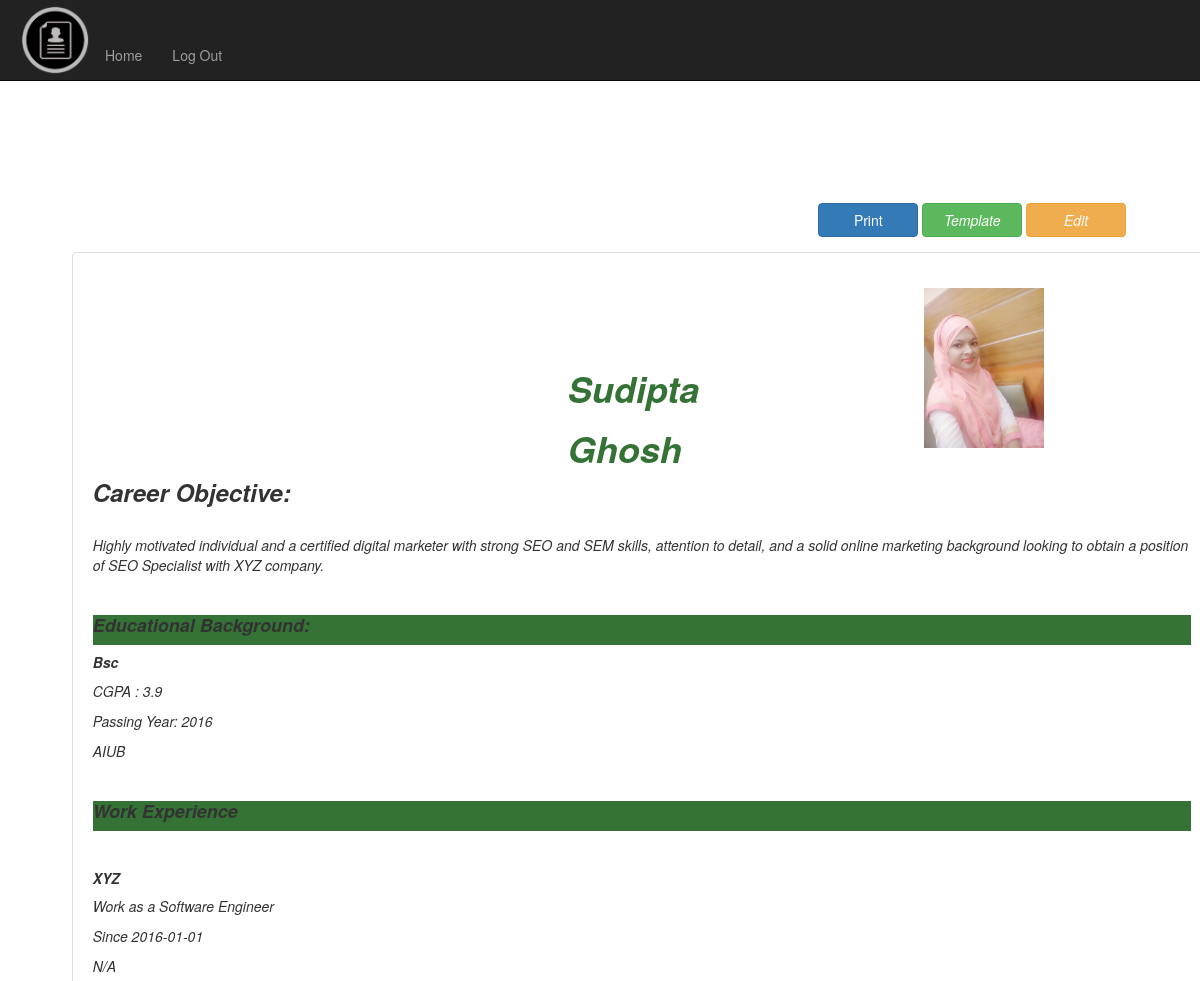
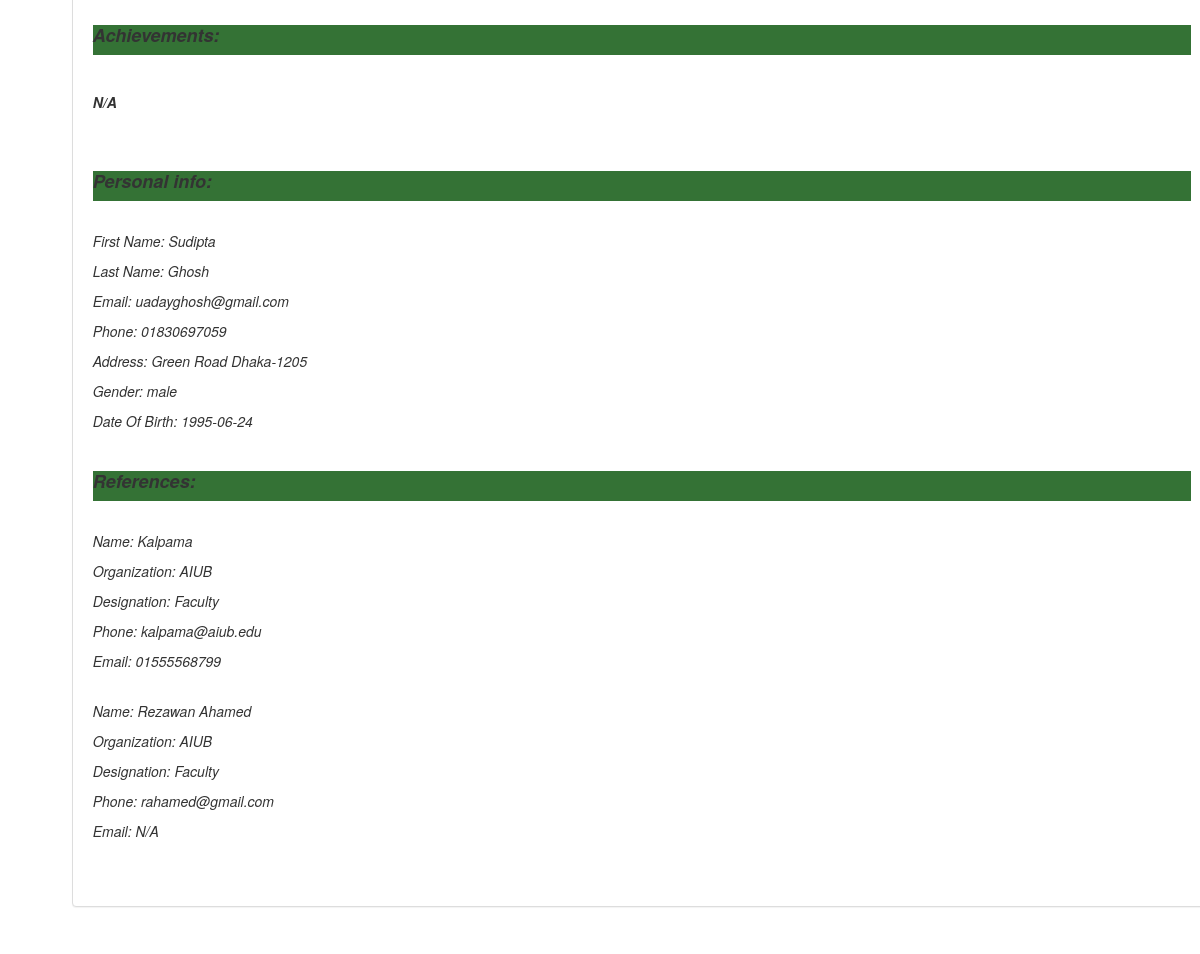
The page /template/t1_content.php (signed in) on the database its author committed (2 pictures, top to bottom).
### tables this page shows
CREATE TABLE `tbl_basic` (
  `user_id` int(4) NOT NULL,
  `login_id` int(4) NOT NULL,
  `career_object` text NOT NULL,
  `first_name` varchar(200) NOT NULL,
  `last_name` varchar(200) NOT NULL,
  `email` varchar(200) NOT NULL,
  `phone` varchar(200) NOT NULL,
  `web` varchar(200) NOT NULL,
  `gender` varchar(200) NOT NULL,
  `dob` date NOT NULL,
  `address` text NOT NULL,
  `photo` varchar(200) NOT NULL
);

CREATE TABLE `tbl_education` (
  `edu_id` int(3) NOT NULL,
  `name_of_degree` varchar(300) NOT NULL,
  `major` varchar(300) NOT NULL,
  `instituation` varchar(300) NOT NULL,
  `passing_year` varchar(300) NOT NULL,
  `cgpa` varchar(300) NOT NULL,
  `achievement` varchar(300) NOT NULL,
  `login_id` int(4) NOT NULL
);

CREATE TABLE `tbl_experience` (
  `exp_id` int(3) NOT NULL,
  `job_title` varchar(300) NOT NULL,
  `desig` varchar(300) NOT NULL,
  `org` varchar(300) NOT NULL,
  `sdate` date NOT NULL,
  `edate` date NOT NULL,
  `job_des` varchar(300) NOT NULL,
  `login_id` int(4) NOT NULL
);

CREATE TABLE `tbl_qualification` (
  `qua_id` int(3) NOT NULL,
  `qualification` varchar(200) NOT NULL,
  `login_id` int(4) NOT NULL
);

CREATE TABLE `tbl_reference` (
  `ref_id` int(3) NOT NULL,
  `namee` varchar(200) NOT NULL,
  `org` varchar(200) NOT NULL,
  `desig` varchar(200) NOT NULL,
  `email` varchar(200) NOT NULL,
  `phone` varchar(200) NOT NULL,
  `login_id` int(4) NOT NULL
);

### classes/db_connect.php (called while the page is built, shortened)
<?php
class Db_connect
{
	public $hostname='localhost';
	public $username='root';
	public $password='';
	public $dbname='cv_maker';
	public function __construct()
    {
        $this->conn=mysqli_connect($this->hostname,$this->username,$this->password,$this->dbname);
    }
}

### classes/application.php (called while the page is built, shortened)
<?php
require 'db_connect.php';
class Application
{
    public function __construct()
    {
        $db_connect=new Db_connect();
        $this->conn=$db_connect->conn;
    }
    public function  select_education($data)
    {
        $sql="SELECT * FROM tbl_education WHERE login_id=$data LIMIT 0,1 ";
        $a1=  mysqli_query($this->conn,$sql);
        return $a1;
    }
    public function  select_expreience($data)
    {
        $sql="SELECT * FROM tbl_experience WHERE login_id=$data LIMIT 0,1 ";
        $a1=  mysqli_query($this->conn,$sql);
        return $a1;
    }
    public function  select_reference($data)
    {
        $sql="SELECT * FROM tbl_reference WHERE login_id=$data   LIMIT 0,1 ";
        $a1=  mysqli_query($this->conn,$sql);
        return $a1;
    }
    public function  select_reference1($data)
    {
        $sql="SELECT * FROM tbl_reference WHERE login_id=$data   LIMIT 1,1 ";
        $a1=  mysqli_query($this->conn,$sql);
        return $a1;
    }
    public function  select_qualification($data)
    {
        $sql="SELECT * FROM tbl_qualification WHERE login_id=$data LIMIT 0,1 ";
        $a1=  mysqli_query($this->conn,$sql);
        return $a1;
    }
    public function  select_basic($data)
    {
        $sql="SELECT * FROM tbl_basic WHERE login_id=$data ";
        $a1=  mysqli_query($this->conn,$sql);
        return $a1;
    }
}

### template/t1_content.php (the view, shortened to what this page needs)
<!DOCTYPE html>
<?php
require '../classes/application.php';
require '../classes/login.php';
$obj_app=new Application();
if(isset($_SESSION['type'])){
    $login_id = $_GET['applicant_id'];
}else{
    $login_id = $_SESSION['login_id'];
}
$result=$obj_app->select_basic($login_id);
$row=  mysqli_fetch_assoc($result);
$resut_education=$obj_app->select_education($login_id);
$row_education=  mysqli_fetch_assoc($resut_education);
$result_exprience=$obj_app->select_expreience($login_id);
$row_exprience=  mysqli_fetch_assoc($result_exprience);
$result_reference=$obj_app->select_reference($login_id);
$row_reference=  mysqli_fetch_assoc($result_reference);
$result_reference1=$obj_app->select_reference1($login_id);
$row_reference1=  mysqli_fetch_assoc($result_reference1);
$result_qualification=$obj_app->select_qualification($login_id);
$row_qualification=  mysqli_fetch_assoc($result_qualification);
?>
<html>
<head>
    <link rel="stylesheet" type="text/css" href="../asset/front_end/contact/css/my_style_extra.css">
    <link rel="stylesheet" type="text/css" href="../asset/front_end/contact/css/bootstrap.min.css">
</head>
<body>
<?if(!isset($_SESSION['type'])){?>
<div class="container-fluid">
    <div class="row">
        <div class="col-md-12 my_menu ">
            <nav class="navbar navbar-inverse navbar-fixed-top">
                <div class="navbar-header">
                    <a href="#" >
                        <img src="../asset/front_end/contact/img/logo/unnamed_converted.png" style="height: 70px; width: 70px; margin-left: 20px; margin-top: 5px" alt="logo">
                    </a>
                </div>
                <div class="collapse navbar-collapse" id="my_menu" style="margin:30px 0px 0px 20px;">
                    <ul class="nav navbar-nav">
                        <li ><a href="../dashboard.php">Home</a></li>
                        <li><a href="?status=logout&logout=true">Log Out</a></li>
                    </ul>
                </div>
            </nav>
        </div>
    </div>
</div>
<?php }?>
<div class="row">
    <div class="col-md-offset-8 col-md-4">
        <div class="panel-body" align="center">
            <button type="submit" name="btn" class="btn btn-outline btn-primary  " style="width: 100px"
                    onclick="printContent('print')"><i class="fa fa-print"></i> Print
            </button>
            <?php if(!isset($_SESSION['type'])){?>
                <a type="button" class="btn btn-outline btn-success " style="width: 100px" href="../preview.php"><i class="fa fa-image"> Template</a>
                <a type="button" class="btn btn-outline btn-warning " style="width: 100px" href="../edit.php"><i class="fa fa-edit"> Edit</a>
            <?php }?>
        </div>
    </div>
</div>
<div class="container" >
    <div >
        <div class="panel panel-default">
            <div class="panel-body">
                <div class="row" id="print">
                    <div style="margin-left: 20px; margin-right: 20px">
                        <div class="col-sm-12">
                            <div class="col-sm-offset-5 col-sm-4">
                                <br>
                                <br>
                                <br>
                                <h1 ><strong><?php echo $row['first_name'];?></strong></h1>
                                <h1 ><strong><?php echo $row['last_name'];?></strong></h1>
                            </div>
                            <div class=" col-sm-3">
                                <img src="../<?php echo $row['photo']?>" height="160px">
                            </div>
                        </div>
                        <div >
                            <h3><strong>Career Objective:</strong></h3><br>
                        </div>
                        <p><?php echo $row['career_object'] ?></p>
                        <div >
                            <br><h4><strong>Educational Background:</strong></h4>
                        </div>
                        <h5><strong><?php echo $row_education['name_of_degree'] ?></strong></h5>
                        <p>CGPA :  <?php echo  $row_education['cgpa']?></p>
                        <p>Passing Year: <?php echo  $row_education['passing_year']?></p>
                        <p><?php echo  $row_education['instituation']?></p><br>
                        <div>
                            <h4><strong>Work Experience</strong></h4><br>
                        </div>
                        <h5><strong><?php echo  $row_exprience['org'] ?></strong></h5>
                        <p>Work as a <?php echo  $row_exprience['desig']?></p>
                        <p>Since <?php echo  $row_exprience['sdate']?></p>
                        <p><?php echo  $row_exprience['job_des']?><br>
                            <br></p>
                        <div >
                            <h4><strong>Achievements:</strong></h4><br>
                        </div>
                        <h5><strong><?php echo  $row_qualification['qualification'] ?></strong></h5>
                        <br><br>
                        <div >
                            <h4><strong>Personal info:</strong></h4><br>
                        </div>
                        <p>First Name: <?php echo $row['first_name'];?></p>
                        <p>Last Name: <?php echo $row['last_name'];?></p>
                        <p>Email: <?php echo $row['email']?></p>
                        <p>Phone: <?php echo $row['phone']?></p>
                        <p>Address: <?php echo $row['address']?></p>
                        <p>Gender: <?php echo $row['gender']?></p>
                        <p>Date Of Birth: <?php echo $row['dob']?></p>
                        <br>
                        <div >
                            <h4><strong>References:</strong></h4><br>
                        </div>
                        <p> Name: <?php echo $row_reference ['namee'];?></p>
                        <p>Organization: <?php echo $row_reference ['org'];?></p>
                        <p>Designation: <?php echo $row_reference['desig']?></p>
                        <p>Phone: <?php echo $row_reference['email']?></p>
                        <p>Email: <?php echo $row_reference['phone']?></p>
                        <br>
                        <?php if($row_reference1['namee']!=NULL)
                        {
                            ?>
                            <p> Name: <?php echo $row_reference1 ['namee'];?></p>
                            <p>Organization: <?php echo $row_reference1 ['org'];?></p>
                            <p>Designation: <?php echo $row_reference1['desig']?></p>
                            <p>Phone: <?php echo $row_reference1['email']?></p>
                            <p>Email: <?php echo $row_reference1['phone']?></p>
                            <?php
                        }  ?>
                        <br>
                        <br>
                    </div>
                </div>
            </div>
        </div>
    </div>
</div>
</body>
</html>

### asset/front_end/contact/css/my_style_extra.css (style rules this page uses)
.my_menu { height: 150px; }

### template/t1_content.php (style rules this page uses)
html { margin: 0px; }
body { margin: 10mm 15mm 10mm 15mm; }
h4 { background: #347235 !important ; height: 30px; }
h1 { color: #347235 !important; }
.col-sm-1, .col-sm-2, .col-sm-3, .col-sm-4, .col-sm-5, .col-sm-6, .col-sm-7, .col-sm-8, .col-sm-9, .col-sm-10, .col-sm-11, .col-sm-12 { float: left; }
.col-sm-12 { width: 100%; }
.col-sm-4 { width: 33.33333333%; }
.col-sm-3 { width: 25%; }
.col-sm-offset-5 { margin-left: 41.66666667%; }

### rows shown on the page
tbl_basic: first_name "Sudipta", last_name "Ghosh", photo (picture), career_object "Highly motivated individual and a certified digital marketer with strong SEO and SEM skills, attention to detail, and a solid online marketing background looking to obtain a position of SEO Specialist with XYZ company.", email "uadayghosh@gmail.com", phone "01830697059", address "Green Road Dhaka-1205", gender "male", dob "1995-06-24"
tbl_education: name_of_degree "Bsc", cgpa "3.9", passing_year "2016", instituation "AIUB"
tbl_experience: org "XYZ", desig "Software Engineer", sdate "2016-01-01", job_des "N/A"
tbl_qualification: qualification "N/A"
tbl_reference: namee "Kalpama", org "AIUB", desig "Faculty", email "kalpama@aiub.edu", phone "01555568799"
tbl_reference: namee "Rezawan Ahamed", org "AIUB", desig "Faculty", email "rahamed@gmail.com", phone "N/A"
